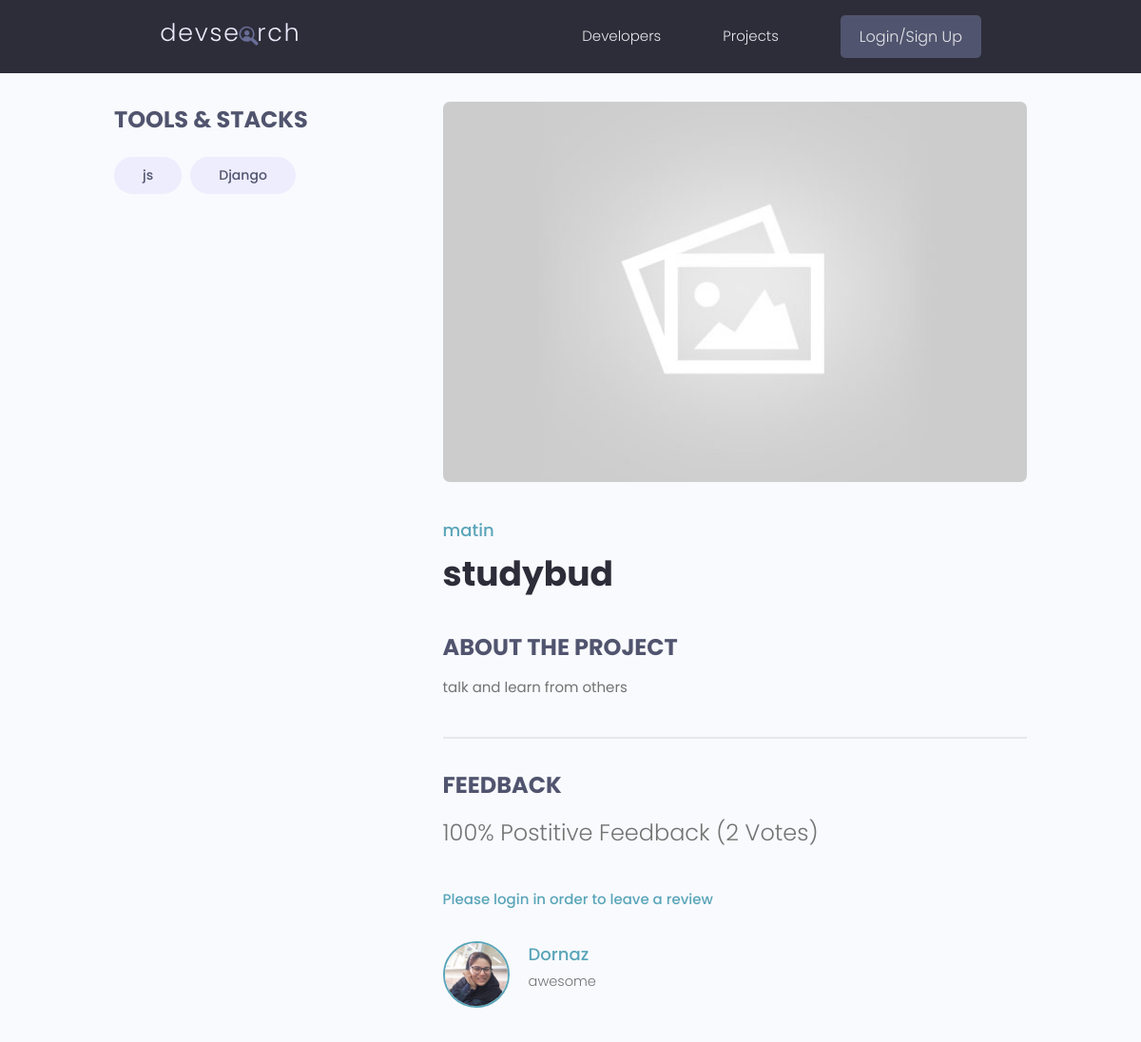
/projects/de506fd6-875a-48e5-a8b3-cbd94637769c/, run on the app's committed database.
### projects/models.py (models this page shows, shortened)
class Tag(models.Model):
    name = models.CharField(max_length=200)
    created = models.DateTimeField(auto_now_add=True)
    id = models.UUIDField(default=uuid.uuid4, primary_key=True, unique=True, editable=False)
    def __str__(self):
        return self.name

class Project(models.Model):
    owner = models.ForeignKey(Profile, null=True, blank=True, on_delete=models.CASCADE)
    title = models.CharField(max_length=50)
    description = models.TextField(null=True, blank=True)
    featured_image = models.ImageField(default='default.jpg', blank=True, null=True)
    tags = models.ManyToManyField("Tag", blank=True)
    demo_link = models.CharField(max_length=2000, null=True, blank=True)
    source_link = models.CharField(max_length=2000, null=True, blank=True)
    vote_total = models.IntegerField(default=0, null=True, blank=True)
    vote_ratio = models.IntegerField(default=0, null=True, blank=True)
    created = models.DateTimeField(auto_now_add=True)
    id = models.UUIDField(default=uuid.uuid4, primary_key=True, unique=True, editable=False)
    class Meta:
        ordering = ['-vote_ratio', 'vote_total', 'title']
    @property
    def imageUrl(self):
        try:
            url = self.featured_image.url
        except:
            url = ''
        return url

class Review(models.Model):
    VOTE_TYPE = (
        ('up', 'Up Vote'),
        ('down', 'Down Vote'),
    )
    owner = models.ForeignKey(Profile, on_delete=models.CASCADE, null=True, blank=True)
    project = models.ForeignKey(Project, on_delete=models.CASCADE)
    body = models.TextField(null=True, blank=True)
    value = models.CharField(max_length=200, choices=VOTE_TYPE)
    created = models.DateTimeField(auto_now_add=True)
    id = models.UUIDField(default=uuid.uuid4, primary_key=True, unique=True, editable=False)
    class Meta:
        unique_together = [['owner', 'project']]

### users/models.py (models this page shows, shortened)
class Profile(models.Model):
    user = models.OneToOneField(User, on_delete=models.CASCADE, null=True, blank=True)
    name = models.CharField(max_length=200, null=True, blank=True)
    email = models.EmailField(max_length=500, null=True, blank=True)
    username = models.CharField(max_length=200, null=True, blank=True)
    location = models.CharField(max_length=200, null=True, blank=True)
    short_intro = models.CharField(max_length=200, null=True, blank=True)
    bio = models.TextField(null=True, blank=True)
    profile_image = models.ImageField(default='profiles/user-default.png', upload_to='profiles/', null=True, blank=True)
    social_github = models.CharField(max_length=200, null=True, blank=True)
    social_linkedin = models.CharField(max_length=200, null=True, blank=True)
    social_twitter = models.CharField(max_length=200, null=True, blank=True)
    social_website = models.CharField(max_length=200, null=True, blank=True)
    created = models.DateTimeField(auto_now_add=True)
    id = models.UUIDField(default=uuid.uuid4, primary_key=True, unique=True, editable=False)
    class Meta:
        ordering = ['created']

### projects/views.py (the view, shortened to what this page needs)
# urls.py: path('<str:pk>/', views.project, name='single-project'),
def project(request, pk):
    projectObj = Project.objects.get(id=pk)
    form = ReviewForm()
    reviews = projectObj.review_set.all()
    context = {
        'project': projectObj,
        'form': form,
        'reviews': reviews,
    }
    return render(request, 'projects/single-project.html', context)

### projects/templates/projects/single-project.html (shortened to what this page needs)
{% extends 'base.html' %}
{% block content %}
<main class="singleProject my-md">
  <div class="container">
    <div class="layout">
      <div class="column column--1of3">
        <h3 class="singleProject__subtitle">Tools & Stacks</h3>
        <div class="singleProject__toolStack">
            {% for tag in project.tags.all %}
            <span class="tag tag--pill tag--sub tag--lg">
                <small>{{tag}}</small>
            </span>
            {% endfor %}
        </div>
      </div>
      <div class="column column--2of3">
        <img class="singleProject__preview" src="{{project.imageUrl}}" alt="portfolio thumbnail" />
        <a href="{% url 'single-profile' project.owner.id %}" class="singleProject__developer">{{project.owner.name}}</a>
        <h2 class="singleProject__title">{{project.title}}</h2>
        <h3 class="singleProject__subtitle">About the Project</h3>
        <div class="singleProject__info">{{project.description}}</div>
        <div class="comments">
          <h3 class="singleProject__subtitle">Feedback</h3>
          <h5 class="project--rating">
            {{project.vote_ratio}}% Postitive Feedback ({{project.vote_total}} Vote{{project.vote_total|pluralize:'s'}})
          </h5>
          {% if request.user.is_authenticated %}
            {% if request.user.profile.id in project.reviewers %}
              <p>You have already submitted your review for this project</p>
            {% elif request.user.profile != project.owner %}
              <form class="form" action="{% url 'single-project' project.id %}" method="POST">
                {% csrf_token %}
                {% for field in form %}
                <div class="form__field">
                  <label for="formInput#textarea">{{field.label}}: </label>
                  {{field}}
                </div>
                {% endfor %}
                <input class="btn btn--sub btn--lg" type="submit" value="Comments" />
              </form>
            {% endif %}
          {% else %}
            <a href="{% url 'login' %}?next={{request.path}}">Please login in order to leave a review</a>
          {% endif %}
          <div class="commentList">
            {% for review in reviews %}
              {% if review.body %}
                <div class="comment">
                  <a href="{% url 'single-profile' review.owner.id %}">
                    <img class="avatar avatar--md"
                      src="{{review.owner.profile_image.url}}" alt="user" />
                  </a>
                  <div class="comment__details">
                    <a href="{% url 'single-profile' review.owner.id %}" class="comment__author">{{review.owner.name}}</a>
                    <p class="comment__info">{{review.body|linebreaksbr}}</p>
                  </div>
                </div>
              {% endif %}
            {% endfor %}
          </div>
        </div>
      </div>
    </div>
  </div>
</main>
{% endblock content %}

### devsearch/static/styles/app.css (style rules this page uses)
:root { --color-sub: #2d2d39; }
img { width: 100%; }
.singleProject .column--1of3 { order: 2; }
@media screen and (min-width: 1081px) { .singleProject .column--1of3 { order: 1; } }
@media screen and (min-width: 1081px) { .singleProject .column--2of3 { order: 2; } }
.singleProject__toolStack { margin-top: 2rem; margin-bottom: 4rem; }
.singleProject__preview { height: 50vh; object-fit: cover; object-position: top center; margin-bottom: 3rem; border-radius: 0.7rem; }
.singleProject__developer { font-size: 1.8rem; font-weight: 500; }
.singleProject__title { font-size: 3.6rem; font-weight: 700; color: var(--color-sub); margin-bottom: 3rem; }
.project--rating { margin-bottom: 1.6em; margin-top: .5em; }
.singleProject__subtitle { text-transform: uppercase; font-size: 2.4rem; font-weight: 700; color: var(--color-sub-light); margin-bottom: 1rem; }
.comments { margin-top: 4rem; padding-top: 3rem; border-top: 2px solid var(--color-light); }
.commentList { margin: 3rem 0; }
.comment { display: flex; gap: 2rem; }
.comment__author { font-size: 1.8rem; }
.comment__info { font-size: 1.45rem; }

### devsearch/static/uikit/styles/modules/_variables.css (style rules this page uses)
:root { --color-main: #5aa5b9; --color-main-light: #e6faff; --color-sub: #3f4156; --color-sub-light: #51546e; --color-sub-lighter: #ededfd; --color-text: #737373; --color-gray: #8b8b8b; --color-light: #e5e7eb; --color-light-gray: #767676; --color-bg: #f8fafd; --color-white: #fffefd; --color-white-light: #f3f3f3; --color-success: #359e64; --color-success-bg: #def8e8; --color-error: #fc4b0b; --color-error-bg: #fff2ee; --font-base: 'Poppins', arial, helvetica, 'Segoe UI', roboto, ubuntu, sans-serif; --font-monospace: 'Fira Code', 'Courier New', courier, monospace; --font-regular: 300; --font-medium: 500; --font-bold: 700; --generic-shadow: 1px 1px 5px #00000010; --generic-transition: all 0.3s ease-in-out; }

### devsearch/static/uikit/styles/modules/_base.css (style rules this page uses)
* { margin: 0; padding: 0; box-sizing: border-box; text-rendering: optimizeLegibility; color: inherit; font-size: inherit; }
html { font-size: 50%; }
@media only screen and (min-width: 480px) { html { font-size: 56.25%; } }
@media only screen and (min-width: 1200px) { html { font-size: 62.5%; } }
body { line-height: 1.6; font-weight: 400; font-size: 1.5rem; color: var(--color-text); background-color: var(--color-bg); min-height: 100vh; }

### devsearch/static/uikit/styles/modules/_typography.css (style rules this page uses)
* { font-family: var(--font-base); }
h2 { font-size: 3.6rem; font-weight: var(--font-bold); }
h3 { font-size: 3.2rem; font-weight: var(--font-medium); }
h5 { font-size: 2.4rem; font-weight: var(--font-medium); }
h5, h6 { font-weight: var(--font-regular); }
p, span, strong { font-size: 1.6rem; color: var(--color-text); font-weight: var(--font-regular); }
a { padding-bottom: 2px; text-decoration: none; display: inline-block; color: var(--color-main); font-weight: var(--font-medium); }

### devsearch/static/uikit/styles/modules/_utilities.css (style rules this page uses)
.container { width: 92%; max-width: 165rem; margin: 0 auto; box-sizing: border-box; }
@media screen and (min-width: 1000px) { .container { width: 90%; } }
@media screen and (min-width: 1200px) { .container { width: 80%; } }
.my-md { margin: 3rem auto; }

### devsearch/static/uikit/styles/modules/_avatar.css (style rules this page uses)
.avatar { border-radius: 50%; border: 2px solid var(--color-main); object-fit: cover; }
.avatar--md { height: 7rem; width: 7rem; }

### devsearch/static/uikit/styles/modules/_tag.css (style rules this page uses)
.tag { display: inline-flex; align-items: center; background-color: var(--color-sub); height: -webkit-fit-content; height: -moz-fit-content; height: fit-content; width: -webkit-fit-content; width: -moz-fit-content; width: fit-content; border-radius: 0.5rem; padding: 0.5rem 1.5rem; font-size: 1.2rem; cursor: pointer; }
.tag:not(:last-child) { margin-right: 0.25rem; margin-bottom: 0.75rem; }
.tag > small { color: var(--color-white); }
.tag--pill { border-radius: 5rem; }
.tag--sub, .tag--sub > small { background: var(--color-sub-lighter); color: var(--color-sub-light); font-weight: 500; }
.tag--lg { padding: 0.8rem 3rem; font-size: 1.4rem; }
.tag--lg:not(:last-child) { margin-right: 0.5rem; margin-bottom: 1rem; }

### devsearch/static/uikit/styles/modules/_layout.css (style rules this page uses)
.layout { display: flex; flex-flow: row wrap; justify-content: space-between; }
.layout > .column { margin-bottom: 3rem; }
.layout > .column.column--1of3 { flex-basis: 30%; }
.layout > .column.column--2of3 { flex-basis: 64%; }

### data on the page
Tag: name "js"
Tag: name "Django"
Project: imageUrl (placeholder picture), owner.name "matin", title "studybud", description "talk and learn from others", vote_ratio "100", vote_total "2"
Review: owner.profile_image (picture), owner.name "Dornaz", body "awesome"
